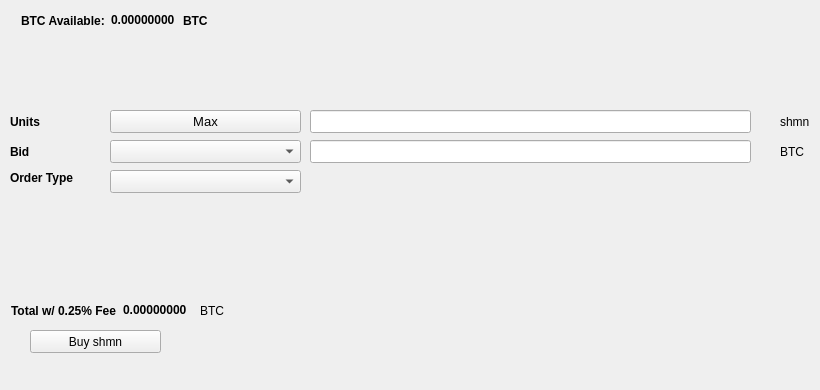
   <widget class="QWidget" name="BuyTab">
    <attribute name="title">
     <string>Buy</string>
    </attribute>
    <widget class="QPushButton" name="Buyshmn">
     <property name="geometry">
      <rect>
       <x>30</x>
       <y>330</y>
       <width>131</width>
       <height>23</height>
      </rect>
     </property>
     <property name="text">
      <string>Buy shmn</string>
     </property>
     <property name="icon">
      <iconset resource="../shmn.qrc">
       <normaloff>:/icons/bitcoin</normaloff>:/icons/bitcoin</iconset>
     </property>
    </widget>
    <widget class="QLabel" name="label_3">
     <property name="geometry">
      <rect>
       <x>10</x>
       <y>110</y>
       <width>46</width>
       <height>23</height>
      </rect>
     </property>
     <property name="font">
      <font>
       <weight>75</weight>
       <bold>true</bold>
      </font>
     </property>
     <property name="text">
      <string>Units</string>
     </property>
    </widget>
    <widget class="QLineEdit" name="UnitsInput">
     <property name="geometry">
      <rect>
       <x>310</x>
       <y>110</y>
       <width>441</width>
       <height>23</height>
      </rect>
     </property>
     <property name="font">
      <font>
       <pointsize>9</pointsize>
       <weight>75</weight>
       <bold>true</bold>
      </font>
     </property>
    </widget>
    <widget class="QLineEdit" name="BuyBidPriceEdit">
     <property name="geometry">
      <rect>
       <x>310</x>
       <y>140</y>
       <width>441</width>
       <height>23</height>
      </rect>
     </property>
     <property name="font">
      <font>
       <pointsize>9</pointsize>
       <weight>75</weight>
       <bold>true</bold>
      </font>
     </property>
    </widget>
    <widget class="QLabel" name="label_4">
     <property name="geometry">
      <rect>
       <x>780</x>
       <y>110</y>
       <width>31</width>
       <height>23</height>
      </rect>
     </property>
     <property name="text">
      <string>shmn</string>
     </property>
    </widget>
    <widget class="QLabel" name="label_5">
     <property name="geometry">
      <rect>
       <x>780</x>
       <y>140</y>
       <width>31</width>
       <height>23</height>
      </rect>
     </property>
     <property name="text">
      <string>BTC</string>
     </property>
    </widget>
    <widget class="QLabel" name="label_6">
     <property name="geometry">
      <rect>
       <x>10</x>
       <y>140</y>
       <width>46</width>
       <height>23</height>
      </rect>
     </property>
     <property name="font">
      <font>
       <weight>75</weight>
       <bold>true</bold>
      </font>
     </property>
     <property name="text">
      <string>Bid</string>
     </property>
    </widget>
    <widget class="QLabel" name="label_7">
     <property name="geometry">
      <rect>
       <x>10</x>
       <y>170</y>
       <width>91</width>
       <height>16</height>
      </rect>
     </property>
     <property name="font">
      <font>
       <weight>75</weight>
       <bold>true</bold>
      </font>
     </property>
     <property name="text">
      <string>Order Type</string>
     </property>
    </widget>
    <widget class="QPushButton" name="Buy_Max_Amount">
     <property name="geometry">
      <rect>
       <x>110</x>
       <y>110</y>
       <width>191</width>
       <height>23</height>
      </rect>
     </property>
     <property name="font">
      <font>
       <pointsize>10</pointsize>
      </font>
     </property>
     <property name="text">
      <string>Max</string>
     </property>
    </widget>
    <widget class="QComboBox" name="BuyBidcomboBox">
     <property name="geometry">
      <rect>
       <x>110</x>
       <y>140</y>
       <width>191</width>
       <height>23</height>
      </rect>
     </property>
     <property name="font">
      <font>
       <pointsize>10</pointsize>
      </font>
     </property>
    </widget>
    <widget class="QComboBox" name="buyOrdertypeCombo">
     <property name="geometry">
      <rect>
       <x>110</x>
       <y>170</y>
       <width>191</width>
       <height>23</height>
      </rect>
     </property>
     <property name="font">
      <font>
       <pointsize>10</pointsize>
      </font>
     </property>
    </widget>
    <widget class="QWidget" name="layoutWidget1">
     <property name="geometry">
      <rect>
       <x>21</x>
       <y>11</y>
       <width>227</width>
       <height>19</height>
      </rect>
     </property>
     <layout class="QHBoxLayout" name="horizontalLayout_3">
      <item>
       <widget class="QLabel" name="label232">
        <property name="font">
         <font>
          <weight>75</weight>
          <bold>true</bold>
         </font>
        </property>
        <property name="text">
         <string>BTC Available:</string>
        </property>
       </widget>
      </item>
      <item>
       <widget class="QLabel" name="BtcAvailableLbl">
        <property name="palette">
         <palette>
          <active>
           <colorrole role="WindowText">
            <brush brushstyle="SolidPattern">
             <color alpha="255">
              <red>0</red>
              <green>0</green>
              <blue>0</blue>
             </color>
            </brush>
           </colorrole>
           <colorrole role="Button">
            <brush brushstyle="SolidPattern">
             <color alpha="255">
              <red>0</red>
              <green>170</green>
              <blue>0</blue>
             </color>
            </brush>
           </colorrole>
           <colorrole role="Light">
            <brush brushstyle="SolidPattern">
             <color alpha="255">
              <red>0</red>
              <green>255</green>
              <blue>0</blue>
             </color>
            </brush>
           </colorrole>
           <colorrole role="Midlight">
            <brush brushstyle="SolidPattern">
             <color alpha="255">
              <red>0</red>
              <green>212</green>
              <blue>0</blue>
             </color>
            </brush>
           </colorrole>
           <colorrole role="Dark">
            <brush brushstyle="SolidPattern">
             <color alpha="255">
              <red>0</red>
              <green>85</green>
              <blue>0</blue>
             </color>
            </brush>
           </colorrole>
           <colorrole role="Mid">
            <brush brushstyle="SolidPattern">
             <color alpha="255">
              <red>0</red>
              <green>113</green>
              <blue>0</blue>
             </color>
            </brush>
           </colorrole>
           <colorrole role="Text">
            <brush brushstyle="SolidPattern">
             <color alpha="255">
              <red>0</red>
              <green>170</green>
              <blue>0</blue>
             </color>
            </brush>
           </colorrole>
           <colorrole role="BrightText">
            <brush brushstyle="SolidPattern">
             <color alpha="255">
              <red>255</red>
              <green>255</green>
              <blue>255</blue>
             </color>
            </brush>
           </colorrole>
           <colorrole role="ButtonText">
            <brush brushstyle="SolidPattern">
             <color alpha="255">
              <red>0</red>
              <green>0</green>
              <blue>0</blue>
             </color>
            </brush>
           </colorrole>
           <colorrole role="Base">
            <brush brushstyle="SolidPattern">
             <color alpha="255">
              <red>255</red>
              <green>255</green>
              <blue>255</blue>
             </color>
            </brush>
           </colorrole>
           <colorrole role="Window">
            <brush brushstyle="SolidPattern">
             <color alpha="255">
              <red>0</red>
              <green>170</green>
              <blue>0</blue>
             </color>
            </brush>
           </colorrole>
           <colorrole role="Shadow">
            <brush brushstyle="SolidPattern">
             <color alpha="255">
              <red>0</red>
              <green>0</green>
              <blue>0</blue>
             </color>
            </brush>
           </colorrole>
           <colorrole role="AlternateBase">
            <brush brushstyle="SolidPattern">
             <color alpha="255">
              <red>127</red>
              <green>212</green>
              <blue>127</blue>
             </color>
            </brush>
           </colorrole>
           <colorrole role="ToolTipBase">
            <brush brushstyle="SolidPattern">
             <color alpha="255">
              <red>255</red>
              <green>255</green>
              <blue>220</blue>
             </color>
            </brush>
           </colorrole>
           <colorrole role="ToolTipText">
            <brush brushstyle="SolidPattern">
             <color alpha="255">
              <red>0</red>
              <green>0</green>
              <blue>0</blue>
             </color>
            </brush>
           </colorrole>
          </active>
          <inactive>
           <colorrole role="WindowText">
            <brush brushstyle="SolidPattern">
             <color alpha="255">
              <red>0</red>
              <green>0</green>
              <blue>0</blue>
             </color>
            </brush>
           </colorrole>
           <colorrole role="Button">
            <brush brushstyle="SolidPattern">
             <color alpha="255">
              <red>0</red>
              <green>170</green>
              <blue>0</blue>
             </color>
            </brush>
           </colorrole>
           <colorrole role="Light">
            <brush brushstyle="SolidPattern">
             <color alpha="255">
              <red>0</red>
              <green>255</green>
              <blue>0</blue>
             </color>
            </brush>
           </colorrole>
           <colorrole role="Midlight">
            <brush brushstyle="SolidPattern">
             <color alpha="255">
              <red>0</red>
              <green>212</green>
              <blue>0</blue>
             </color>
            </brush>
           </colorrole>
           <colorrole role="Dark">
            <brush brushstyle="SolidPattern">
             <color alpha="255">
              <red>0</red>
              <green>85</green>
              <blue>0</blue>
             </color>
            </brush>
           </colorrole>
           <colorrole role="Mid">
            <brush brushstyle="SolidPattern">
             <color alpha="255">
              <red>0</red>
              <green>113</green>
              <blue>0</blue>
             </color>
            </brush>
           </colorrole>
           <colorrole role="Text">
            <brush brushstyle="SolidPattern">
             <color alpha="255">
              <red>0</red>
              <green>170</green>
              <blue>0</blue>
             </color>
            </brush>
           </colorrole>
           <colorrole role="BrightText">
            <brush brushstyle="SolidPattern">
             <color alpha="255">
              <red>255</red>
              <green>255</green>
              <blue>255</blue>
             </color>
            </brush>
           </colorrole>
           <colorrole role="ButtonText">
            <brush brushstyle="SolidPattern">
             <color alpha="255">
              <red>0</red>
              <green>0</green>
              <blue>0</blue>
             </color>
            </brush>
           </colorrole>
           <colorrole role="Base">
            <brush brushstyle="SolidPattern">
             <color alpha="255">
              <red>255</red>
              <green>255</green>
              <blue>255</blue>
             </color>
            </brush>
           </colorrole>
           <colorrole role="Window">
            <brush brushstyle="SolidPattern">
             <color alpha="255">
              <red>0</red>
              <green>170</green>
              <blue>0</blue>
             </color>
            </brush>
           </colorrole>
           <colorrole role="Shadow">
            <brush brushstyle="SolidPattern">
             <color alpha="255">
              <red>0</red>
              <green>0</green>
              <blue>0</blue>
             </color>
            </brush>
           </colorrole>
           <colorrole role="AlternateBase">
            <brush brushstyle="SolidPattern">
             <color alpha="255">
              <red>127</red>
              <green>212</green>
              <blue>127</blue>
             </color>
            </brush>
           </colorrole>
           <colorrole role="ToolTipBase">
            <brush brushstyle="SolidPattern">
             <color alpha="255">
              <red>255</red>
              <green>255</green>
              <blue>220</blue>
             </color>
            </brush>
           </colorrole>
           <colorrole role="ToolTipText">
            <brush brushstyle="SolidPattern">
             <color alpha="255">
              <red>0</red>
              <green>0</green>
              <blue>0</blue>
             </color>
            </brush>
           </colorrole>
          </inactive>
          <disabled>
           <colorrole role="WindowText">
            <brush brushstyle="SolidPattern">
             <color alpha="255">
              <red>0</red>
              <green>85</green>
              <blue>0</blue>
             </color>
            </brush>
           </colorrole>
           <colorrole role="Button">
            <brush brushstyle="SolidPattern">
             <color alpha="255">
              <red>0</red>
              <green>170</green>
              <blue>0</blue>
             </color>
            </brush>
           </colorrole>
           <colorrole role="Light">
            <brush brushstyle="SolidPattern">
             <color alpha="255">
              <red>0</red>
              <green>255</green>
              <blue>0</blue>
             </color>
            </brush>
           </colorrole>
           <colorrole role="Midlight">
            <brush brushstyle="SolidPattern">
             <color alpha="255">
              <red>0</red>
              <green>212</green>
              <blue>0</blue>
             </color>
            </brush>
           </colorrole>
           <colorrole role="Dark">
            <brush brushstyle="SolidPattern">
             <color alpha="255">
              <red>0</red>
              <green>85</green>
              <blue>0</blue>
             </color>
            </brush>
           </colorrole>
           <colorrole role="Mid">
            <brush brushstyle="SolidPattern">
             <color alpha="255">
              <red>0</red>
              <green>113</green>
              <blue>0</blue>
             </color>
            </brush>
           </colorrole>
           <colorrole role="Text">
            <brush brushstyle="SolidPattern">
             <color alpha="255">
              <red>0</red>
              <green>85</green>
              <blue>0</blue>
             </color>
            </brush>
           </colorrole>
           <colorrole role="BrightText">
            <brush brushstyle="SolidPattern">
             <color alpha="255">
              <red>255</red>
              <green>255</green>
              <blue>255</blue>
             </color>
            </brush>
           </colorrole>
           <colorrole role="ButtonText">
            <brush brushstyle="SolidPattern">
             <color alpha="255">
              <red>0</red>
              <green>85</green>
              <blue>0</blue>
             </color>
            </brush>
           </colorrole>
           <colorrole role="Base">
            <brush brushstyle="SolidPattern">
             <color alpha="255">
              <red>0</red>
              <green>170</green>
              <blue>0</blue>
             </color>
            </brush>
           </colorrole>
           <colorrole role="Window">
            <brush brushstyle="SolidPattern">
             <color alpha="255">
              <red>0</red>
              <green>170</green>
              <blue>0</blue>
             </color>
            </brush>
           </colorrole>
           <colorrole role="Shadow">
            <brush brushstyle="SolidPattern">
             <color alpha="255">
              <red>0</red>
              <green>0</green>
              <blue>0</blue>
             </color>
            </brush>
           </colorrole>
           <colorrole role="AlternateBase">
            <brush brushstyle="SolidPattern">
             <color alpha="255">
              <red>0</red>
              <green>170</green>
              <blue>0</blue>
             </color>
            </brush>
           </colorrole>
           <colorrole role="ToolTipBase">
            <brush brushstyle="SolidPattern">
             <color alpha="255">
              <red>255</red>
              <green>255</green>
              <blue>220</blue>
             </color>
            </brush>
           </colorrole>
           <colorrole role="ToolTipText">
            <brush brushstyle="SolidPattern">
             <color alpha="255">
              <red>0</red>
              <green>0</green>
              <blue>0</blue>
             </color>
            </brush>
           </colorrole>
          </disabled>
         </palette>
        </property>
        <property name="font">
         <font>
          <weight>75</weight>
          <bold>true</bold>
         </font>
        </property>
        <property name="text">
         <string>0.00000000</string>
        </property>
        <property name="textInteractionFlags">
         <set>Qt::LinksAccessibleByMouse|Qt::TextSelectableByKeyboard|Qt::TextSelectableByMouse</set>
        </property>
       </widget>
      </item>
      <item>
       <widget class="QLabel" name="BtcAvailableLbl_2">
        <property name="font">
         <font>
          <weight>75</weight>
          <bold>true</bold>
         </font>
        </property>
        <property name="text">
         <string>BTC</string>
        </property>
       </widget>
      </item>
     </layout>
    </widget>
    <widget class="QWidget" name="layoutWidge2">
     <property name="geometry">
      <rect>
       <x>11</x>
       <y>301</y>
       <width>259</width>
       <height>19</height>
      </rect>
     </property>
     <layout class="QHBoxLayout" name="horizontalLayout_4">
      <item>
       <widget class="QLabel" name="label_9">
        <property name="font">
         <font>
          <weight>75</weight>
          <bold>true</bold>
         </font>
        </property>
        <property name="text">
         <string>Total w/ 0.25% Fee</string>
        </property>
       </widget>
      </item>
      <item>
       <widget class="QLabel" name="BuyCostLabel">
        <property name="palette">
         <palette>
          <active>
           <colorrole role="WindowText">
            <brush brushstyle="SolidPattern">
             <color alpha="255">
              <red>0</red>
              <green>0</green>
              <blue>0</blue>
             </color>
            </brush>
           </colorrole>
           <colorrole role="Button">
            <brush brushstyle="SolidPattern">
             <color alpha="255">
              <red>0</red>
              <green>170</green>
              <blue>0</blue>
             </color>
            </brush>
           </colorrole>
           <colorrole role="Light">
            <brush brushstyle="SolidPattern">
             <color alpha="255">
              <red>0</red>
              <green>255</green>
              <blue>0</blue>
             </color>
            </brush>
           </colorrole>
           <colorrole role="Midlight">
            <brush brushstyle="SolidPattern">
             <color alpha="255">
              <red>0</red>
              <green>212</green>
              <blue>0</blue>
             </color>
            </brush>
           </colorrole>
           <colorrole role="Dark">
            <brush brushstyle="SolidPattern">
             <color alpha="255">
              <red>0</red>
              <green>85</green>
              <blue>0</blue>
             </color>
            </brush>
           </colorrole>
           <colorrole role="Mid">
            <brush brushstyle="SolidPattern">
             <color alpha="255">
              <red>0</red>
              <green>113</green>
              <blue>0</blue>
             </color>
            </brush>
           </colorrole>
           <colorrole role="Text">
            <brush brushstyle="SolidPattern">
             <color alpha="255">
              <red>0</red>
              <green>170</green>
              <blue>0</blue>
             </color>
            </brush>
           </colorrole>
           <colorrole role="BrightText">
            <brush brushstyle="SolidPattern">
             <color alpha="255">
              <red>255</red>
              <green>255</green>
              <blue>255</blue>
             </color>
            </brush>
           </colorrole>
           <colorrole role="ButtonText">
            <brush brushstyle="SolidPattern">
             <color alpha="255">
              <red>0</red>
              <green>0</green>
              <blue>0</blue>
             </color>
            </brush>
           </colorrole>
           <colorrole role="Base">
            <brush brushstyle="SolidPattern">
             <color alpha="255">
              <red>255</red>
              <green>255</green>
              <blue>255</blue>
             </color>
            </brush>
           </colorrole>
           <colorrole role="Window">
            <brush brushstyle="SolidPattern">
             <color alpha="255">
              <red>0</red>
              <green>170</green>
              <blue>0</blue>
             </color>
            </brush>
           </colorrole>
           <colorrole role="Shadow">
            <brush brushstyle="SolidPattern">
             <color alpha="255">
              <red>0</red>
              <green>0</green>
              <blue>0</blue>
             </color>
            </brush>
           </colorrole>
           <colorrole role="AlternateBase">
            <brush brushstyle="SolidPattern">
             <color alpha="255">
              <red>127</red>
              <green>212</green>
              <blue>127</blue>
             </color>
            </brush>
           </colorrole>
           <colorrole role="ToolTipBase">
            <brush brushstyle="SolidPattern">
             <color alpha="255">
              <red>255</red>
              <green>255</green>
              <blue>220</blue>
             </color>
            </brush>
           </colorrole>
           <colorrole role="ToolTipText">
            <brush brushstyle="SolidPattern">
             <color alpha="255">
              <red>0</red>
              <green>0</green>
              <blue>0</blue>
             </color>
            </brush>
           </colorrole>
          </active>
          <inactive>
           <colorrole role="WindowText">
            <brush brushstyle="SolidPattern">
             <color alpha="255">
              <red>0</red>
              <green>0</green>
              <blue>0</blue>
             </color>
            </brush>
           </colorrole>
           <colorrole role="Button">
            <brush brushstyle="SolidPattern">
             <color alpha="255">
              <red>0</red>
              <green>170</green>
              <blue>0</blue>
             </color>
            </brush>
           </colorrole>
           <colorrole role="Light">
            <brush brushstyle="SolidPattern">
             <color alpha="255">
              <red>0</red>
              <green>255</green>
              <blue>0</blue>
             </color>
            </brush>
           </colorrole>
           <colorrole role="Midlight">
            <brush brushstyle="SolidPattern">
             <color alpha="255">
              <red>0</red>
              <green>212</green>
              <blue>0</blue>
             </color>
            </brush>
           </colorrole>
           <colorrole role="Dark">
            <brush brushstyle="SolidPattern">
             <color alpha="255">
              <red>0</red>
              <green>85</green>
              <blue>0</blue>
             </color>
            </brush>
           </colorrole>
           <colorrole role="Mid">
            <brush brushstyle="SolidPattern">
             <color alpha="255">
              <red>0</red>
              <green>113</green>
              <blue>0</blue>
             </color>
            </brush>
           </colorrole>
           <colorrole role="Text">
            <brush brushstyle="SolidPattern">
             <color alpha="255">
              <red>0</red>
              <green>170</green>
              <blue>0</blue>
             </color>
            </brush>
           </colorrole>
           <colorrole role="BrightText">
            <brush brushstyle="SolidPattern">
             <color alpha="255">
              <red>255</red>
              <green>255</green>
              <blue>255</blue>
             </color>
            </brush>
           </colorrole>
           <colorrole role="ButtonText">
            <brush brushstyle="SolidPattern">
             <color alpha="255">
              <red>0</red>
              <green>0</green>
              <blue>0</blue>
             </color>
            </brush>
           </colorrole>
           <colorrole role="Base">
            <brush brushstyle="SolidPattern">
             <color alpha="255">
              <red>255</red>
              <green>255</green>
              <blue>255</blue>
             </color>
            </brush>
           </colorrole>
           <colorrole role="Window">
            <brush brushstyle="SolidPattern">
             <color alpha="255">
              <red>0</red>
              <green>170</green>
              <blue>0</blue>
             </color>
            </brush>
           </colorrole>
           <colorrole role="Shadow">
            <brush brushstyle="SolidPattern">
             <color alpha="255">
              <red>0</red>
              <green>0</green>
              <blue>0</blue>
             </color>
            </brush>
           </colorrole>
           <colorrole role="AlternateBase">
            <brush brushstyle="SolidPattern">
             <color alpha="255">
              <red>127</red>
              <green>212</green>
              <blue>127</blue>
             </color>
            </brush>
           </colorrole>
           <colorrole role="ToolTipBase">
            <brush brushstyle="SolidPattern">
             <color alpha="255">
              <red>255</red>
              <green>255</green>
              <blue>220</blue>
             </color>
            </brush>
           </colorrole>
           <colorrole role="ToolTipText">
            <brush brushstyle="SolidPattern">
             <color alpha="255">
              <red>0</red>
              <green>0</green>
              <blue>0</blue>
             </color>
            </brush>
           </colorrole>
          </inactive>
          <disabled>
           <colorrole role="WindowText">
            <brush brushstyle="SolidPattern">
             <color alpha="255">
              <red>0</red>
              <green>85</green>
              <blue>0</blue>
             </color>
            </brush>
           </colorrole>
           <colorrole role="Button">
            <brush brushstyle="SolidPattern">
             <color alpha="255">
              <red>0</red>
              <green>170</green>
              <blue>0</blue>
             </color>
            </brush>
           </colorrole>
           <colorrole role="Light">
            <brush brushstyle="SolidPattern">
             <color alpha="255">
              <red>0</red>
              <green>255</green>
              <blue>0</blue>
             </color>
            </brush>
           </colorrole>
           <colorrole role="Midlight">
            <brush brushstyle="SolidPattern">
             <color alpha="255">
              <red>0</red>
              <green>212</green>
              <blue>0</blue>
             </color>
            </brush>
           </colorrole>
           <colorrole role="Dark">
            <brush brushstyle="SolidPattern">
             <color alpha="255">
              <red>0</red>
              <green>85</green>
              <blue>0</blue>
             </color>
            </brush>
           </colorrole>
           <colorrole role="Mid">
            <brush brushstyle="SolidPattern">
             <color alpha="255">
              <red>0</red>
              <green>113</green>
              <blue>0</blue>
             </color>
            </brush>
           </colorrole>
           <colorrole role="Text">
            <brush brushstyle="SolidPattern">
             <color alpha="255">
              <red>0</red>
              <green>85</green>
              <blue>0</blue>
             </color>
            </brush>
           </colorrole>
           <colorrole role="BrightText">
            <brush brushstyle="SolidPattern">
             <color alpha="255">
              <red>255</red>
              <green>255</green>
              <blue>255</blue>
             </color>
            </brush>
           </colorrole>
           <colorrole role="ButtonText">
            <brush brushstyle="SolidPattern">
             <color alpha="255">
              <red>0</red>
              <green>85</green>
              <blue>0</blue>
             </color>
            </brush>
           </colorrole>
           <colorrole role="Base">
            <brush brushstyle="SolidPattern">
             <color alpha="255">
              <red>0</red>
              <green>170</green>
              <blue>0</blue>
             </color>
            </brush>
           </colorrole>
           <colorrole role="Window">
            <brush brushstyle="SolidPattern">
             <color alpha="255">
              <red>0</red>
              <green>170</green>
              <blue>0</blue>
             </color>
            </brush>
           </colorrole>
           <colorrole role="Shadow">
            <brush brushstyle="SolidPattern">
             <color alpha="255">
              <red>0</red>
              <green>0</green>
              <blue>0</blue>
             </color>
            </brush>
           </colorrole>
           <colorrole role="AlternateBase">
            <brush brushstyle="SolidPattern">
             <color alpha="255">
              <red>0</red>
              <green>170</green>
              <blue>0</blue>
             </color>
            </brush>
           </colorrole>
           <colorrole role="ToolTipBase">
            <brush brushstyle="SolidPattern">
             <color alpha="255">
              <red>255</red>
              <green>255</green>
              <blue>220</blue>
             </color>
            </brush>
           </colorrole>
           <colorrole role="ToolTipText">
            <brush brushstyle="SolidPattern">
             <color alpha="255">
              <red>0</red>
              <green>0</green>
              <blue>0</blue>
             </color>
            </brush>
           </colorrole>
          </disabled>
         </palette>
        </property>
        <property name="font">
         <font>
          <weight>75</weight>
          <bold>true</bold>
         </font>
        </property>
        <property name="autoFillBackground">
         <bool>false</bool>
        </property>
        <property name="text">
         <string>0.00000000</string>
        </property>
        <property name="textInteractionFlags">
         <set>Qt::LinksAccessibleByMouse|Qt::TextSelectableByMouse</set>
        </property>
       </widget>
      </item>
      <item>
       <widget class="QLabel" name="label_10">
        <property name="font">
         <font>
          <weight>50</weight>
          <bold>false</bold>
         </font>
        </property>
        <property name="text">
         <string>BTC</string>
        </property>
       </widget>
      </item>
     </layout>
    </widget>
    <widget class="QLabel" name="label_24">
     <property name="geometry">
      <rect>
       <x>460</x>
       <y>300</y>
       <width>281</width>
       <height>81</height>
      </rect>
     </property>
     <property name="text">
      <string/>
     </property>
     <property name="pixmap">
      <pixmap>:/images/bittrex</pixmap>
     </property>
    </widget>
   </widget>
